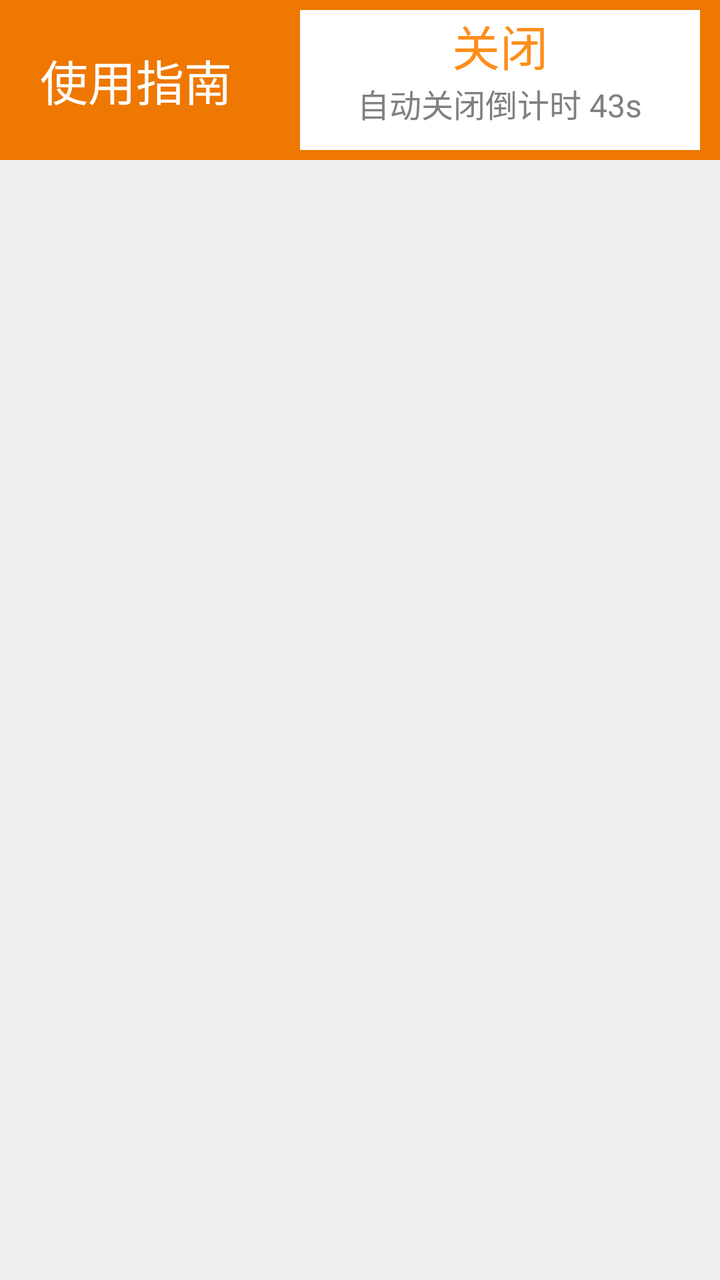
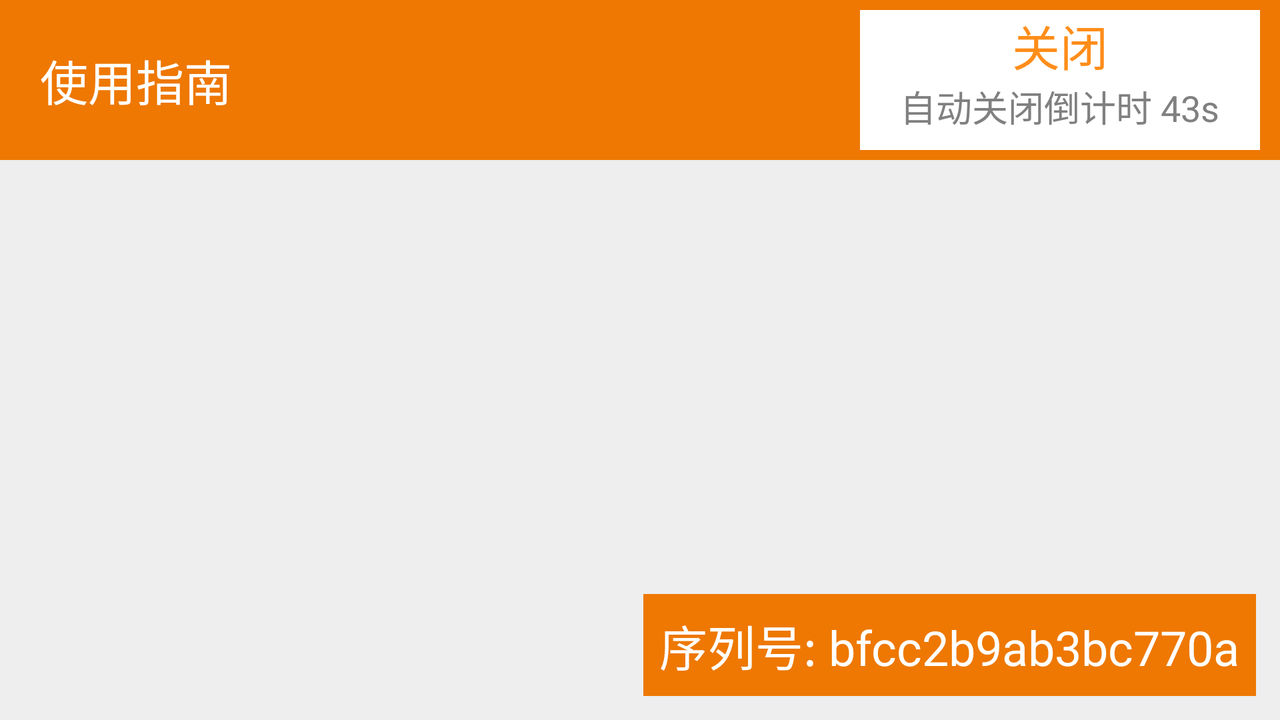

Compare how this app lays out the same screen by default and in its alternative resource folder. The renders come first, then the two layout files and the values they reference.
<!-- AndroidManifest.xml: application theme AppBaseTheme -->
<!-- res/layout/fragment_instruction.xml -->
<?xml version="1.0" encoding="utf-8"?>
<LinearLayout xmlns:android="http://schemas.android.com/apk/res/android"
    xmlns:tools="http://schemas.android.com/tools"
    android:layout_width="match_parent"
    android:layout_height="match_parent"
    android:background="#eeeeee"
    android:orientation="vertical"
    tools:ignore="MissingDefaultResource">

    <LinearLayout
        android:layout_width="match_parent"
        android:layout_height="80dp"
        android:background="#ee7802"
        android:orientation="horizontal">

        <TextView
            android:layout_width="wrap_content"
            android:layout_height="wrap_content"
            android:layout_weight="1"
            android:text="使用指南"
            android:layout_gravity="center|left"
            android:layout_marginLeft="20dp"
            android:textSize="24sp"
            android:textColor="@color/white"/>

        <LinearLayout
            android:id="@+id/ll_home"
            android:layout_width="200dp"
            android:layout_height="70dp"
            android:orientation="vertical"
            android:layout_gravity="center"
            android:layout_marginRight="10dp"
            android:background="@color/white">

            <TextView
                android:layout_width="wrap_content"
                android:layout_height="wrap_content"
                android:textSize="24sp"
                android:text="关闭"
                android:layout_gravity="center"
                android:textColor="#ff8d1a"/>

            <TextView
                android:id="@+id/tv_countdown"
                android:layout_width="wrap_content"
                android:layout_height="wrap_content"
                android:text="自动关闭倒计时 43s"
                android:layout_gravity="center"
                android:textColor="#808080"
                android:textSize="16sp"/>

        </LinearLayout>
    </LinearLayout>

    <ImageView
        android:id="@+id/image"
        android:layout_width="match_parent"
        android:layout_height="match_parent"/>
</LinearLayout>
<!-- resources referenced by this layout -->
<resources>
  <color name="white">#FFFFFF</color>
  <style name="AppBaseTheme" parent="Theme.AppCompat.Light.NoActionBar">
          
          <item name="colorPrimary">@color/colorPrimary</item>
          <item name="colorPrimaryDark">@color/colorPrimaryDark</item>
          <item name="colorAccent">@color/colorAccent</item>
          <item name="android:textSize">14sp</item>
          <item name="android:textColor">@color/black</item>
          <item name="android:windowBackground">@color/window_background</item>
  
          <item name="colorControlNormal">@color/colorPrimary</item>
          <item name="colorControlActivated">@color/colorAccent</item>
          <item name="colorButtonNormal">@color/colorPrimary</item>
          <item name="android:editTextColor">#555</item>
          <item name="android:textColorHint">#999</item>
          <item name="android:actionMenuTextColor">#333</item>
          <item name="dialogTheme">@style/loading_dialog</item>
          <item name="popupMenuStyle">@style/AppTheme.PopupText</item>
          <item name="toolbarStyle">@style/AppTheme.ToolBarOverlay</item>
          <item name="toolbarNavigationButtonStyle">@style/ToolbarNavigationButtonStyle</item>
          
          <item name="android:dropDownListViewStyle">@style/Spinner.list</item>
      </style>
  <color name="colorPrimary">#3F51B5</color>
  <color name="colorPrimaryDark">#303F9F</color>
  <color name="colorAccent">#FF4081</color>
  <color name="black">#000000</color>
  <color name="window_background">#e0e0e6</color>
  <style name="loading_dialog" parent="android:style/Theme.Dialog">
          <item name="android:background">#FFFFFFFF</item>
          <item name="android:windowFrame">@null</item>
          <item name="android:windowNoTitle">true</item>
          <item name="android:windowIsFloating">true</item>
          <item name="android:windowContentOverlay">@null</item>
      </style>
  <style name="AppTheme.PopupText" parent="@style/TextAppearance.AppCompat.Menu">
          <item name="android:textColor">#FFFFFF</item>
          <item name="android:textSize">14sp</item>
      </style>
  <style name="AppTheme.ToolBarOverlay" parent="Widget.AppCompat.Toolbar">
          <item name="titleTextColor">#FFFFFF</item>
          
          <item name="contentInsetStart">8dp</item>
          
          <item name="contentInsetStartWithNavigation">8dp</item>
          
          <item name="android:paddingLeft">8dp</item>
          
          <item name="android:paddingRight">0dp</item>
          
          <item name="android:minHeight">?actionBarSize</item>
          
          <item name="android:layout_height">?actionBarSize</item>
          
          <item name="android:layout_width">match_parent</item>
          <item name="actionMenuTextColor">#000</item>
      </style>
  <style name="ToolbarNavigationButtonStyle" parent="Widget.AppCompat.Toolbar.Button.Navigation">
          <item name="android:minWidth">16dp</item>
      </style>
  <style name="Spinner.list" parent="">
          <item name="android:divider">#FFe5e5e5</item>
          <item name="android:dividerHeight">1dp</item>
      </style>
</resources>
<!-- res/layout-w600dp/fragment_instruction.xml (the repository's variant of the layout above) -->
<!-- drawn on the phone turned sideways -->
<?xml version="1.0" encoding="utf-8"?>
<LinearLayout xmlns:android="http://schemas.android.com/apk/res/android"
    xmlns:tools="http://schemas.android.com/tools"
    android:layout_width="match_parent"
    android:layout_height="match_parent"
    android:background="#eeeeee"
    android:orientation="vertical"
    tools:ignore="MissingDefaultResource">

    <LinearLayout
        android:layout_width="match_parent"
        android:layout_height="80dp"
        android:background="#ee7802"
        android:orientation="horizontal">

        <TextView
            android:layout_width="wrap_content"
            android:layout_height="wrap_content"
            android:layout_weight="1"
            android:text="使用指南"
            android:layout_gravity="center|left"
            android:layout_marginLeft="20dp"
            android:textSize="24sp"
            android:textColor="@color/white"/>

        <LinearLayout
            android:id="@+id/ll_home"
            android:layout_width="200dp"
            android:layout_height="70dp"
            android:orientation="vertical"
            android:layout_gravity="center"
            android:layout_marginRight="10dp"
            android:background="@color/white">

            <TextView
                android:layout_width="wrap_content"
                android:layout_height="wrap_content"
                android:textSize="24sp"
                android:text="关闭"
                android:layout_gravity="center"
                android:textColor="#ff8d1a"/>

            <TextView
                android:id="@+id/tv_countdown"
                android:layout_width="wrap_content"
                android:layout_height="wrap_content"
                android:text="自动关闭倒计时 43s"
                android:layout_gravity="center"
                android:textColor="#808080"
                android:textSize="18sp"/>

        </LinearLayout>
    </LinearLayout>

    
    <FrameLayout
        android:layout_width="match_parent"
        android:layout_height="0dp"
        android:layout_weight="1">

        <ImageView
            android:id="@+id/image"
            android:layout_width="match_parent"
            android:layout_height="match_parent"
            android:scaleType="center" />

        <TextView
            android:id="@+id/tv_serial"
            android:layout_width="wrap_content"
            android:layout_height="wrap_content"
            android:text="序列号: bfcc2b9ab3bc770a"
            android:textColor="#FFFFFF"
            android:textSize="24sp"
            android:layout_gravity="bottom|right"
            android:layout_margin="12dp"
            android:background="#ee7802"
            android:padding="8dp" />
    </FrameLayout>
</LinearLayout>
